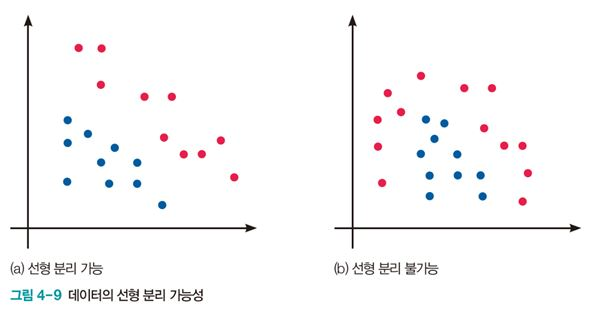
#> input picture 산대특/딥러닝/lecimg/001.JPG, 610 x 316 px, found by its file name
$ jupyter execute --allow-errors 'cv2논리(비트)연산.ipynb'
#> lines starting #> are read from the running program, lines starting #| are printed output that depends on the picture; after the words box and inside, x2 and y2 are one past the last pixel; in counts of white or black regions, pixels touching at a corner belong together
[cell 1]
import numpy as np
import cv2

[cell 2]
#원본영상
image = cv2.imread('./001.jpg', cv2.IMREAD_COLOR)
#> image is the input picture: shape (316, 610, 3); mean B, G, R 249.1, 248.5, 249.1
#로고영상
logo = cv2.imread('./002.jpg', cv2.IMREAD_COLOR)
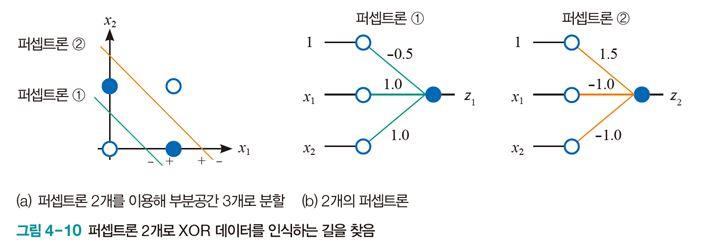
#> input picture 산대특/딥러닝/lecimg/002.JPG, 721 x 251 px, found by its file name
#> logo is the input picture: shape (251, 721, 3); mean B, G, R 245.9, 245.9, 244.9

#로고영상 이진화
masks =  cv2.threshold(logo,225,225,cv2.THRESH_BINARY)[1]
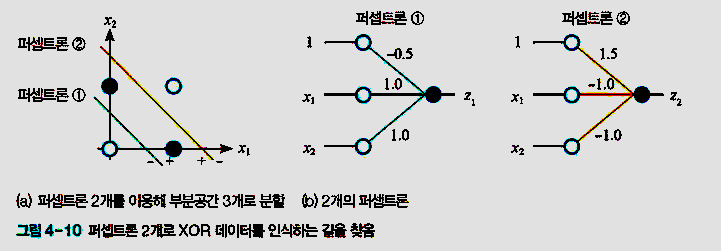
#> masks: shape (251, 721, 3); mean B, G, R 209.6, 210, 209.5
masks = cv2.split(masks)

fg_pass_mask =  cv2.bitwise_or(masks[0],masks[1])
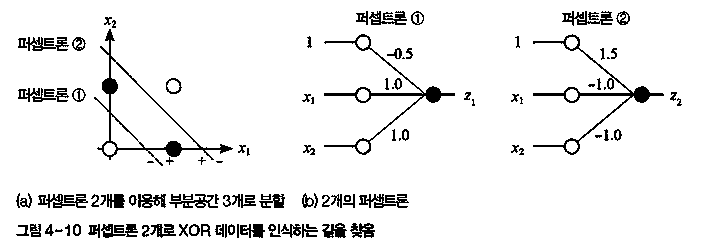
#> fg_pass_mask: shape (251, 721); values 0 (black) and 225 (white), 93.5% white; black in thin lines or dots, all inside (x1, y1, x2, y2) = (16, 11, 682, 238)
fg_pass_mask =  cv2.bitwise_or(masks[2],fg_pass_mask) # 전경 통과
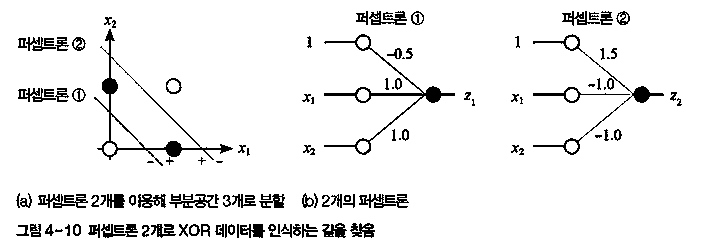
#> fg_pass_mask: shape (251, 721); values 0 (black) and 225 (white), 93.7% white; black in thin lines or dots, all inside (x1, y1, x2, y2) = (16, 11, 682, 238)
bg_pass_mask =  cv2.bitwise_not(fg_pass_mask) # 배경 통과

(H,W),(h,w) =  image.shape[:2],logo.shape[:2]   # 전체 영상
#> H = 316; W = 610; h = 251; w = 721
x,y = np.abs((W-w)//2), np.abs((H-h)//2)                        # 시작좌표
#> x = 56; y = 32
roi = image[y:y+h, x:x+w]                       # 관심영역
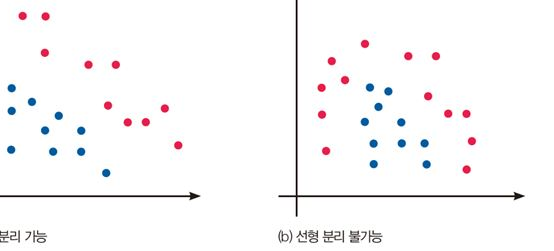
#> roi: shape (251, 554, 3); mean B, G, R 249.2, 248.4, 249.4

[cell 3]
bg_pass_mask = bg_pass_mask[:roi.shape[0],:roi.shape[1]]
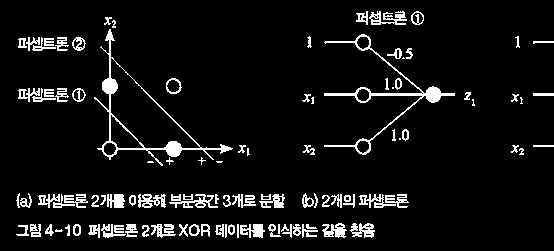
#> bg_pass_mask: shape (251, 554); values 30 (black) and 255 (white), 7% white in thin lines or dots, all inside (x1, y1, x2, y2) = (16, 11, 554, 238)
bg_pass_mask.shape,roi.shape
#> Out = ((251, 554), (251, 554, 3))

[cell 4]
#행렬 논리곱과 마스킹을 이용한 관심영역 복사
forground = cv2.bitwise_and(logo,logo,mask=fg_pass_mask)
background = cv2.bitwise_and(roi,roi,mask=bg_pass_mask)
